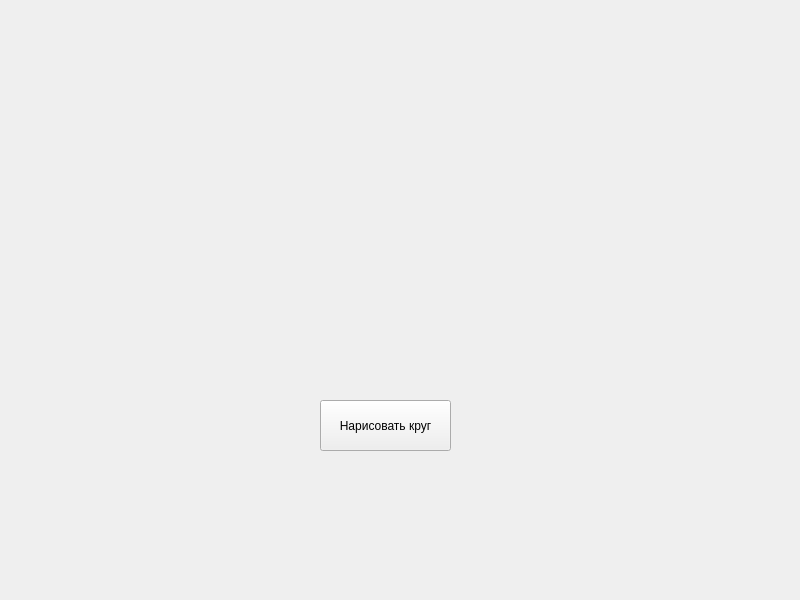
<?xml version="1.0" encoding="UTF-8"?>
<ui version="4.0">
 <class>MainWindow</class>
 <widget class="QMainWindow" name="MainWindow">
  <property name="geometry">
   <rect>
    <x>0</x>
    <y>0</y>
    <width>800</width>
    <height>600</height>
   </rect>
  </property>
  <property name="windowTitle">
   <string>MainWindow</string>
  </property>
  <widget class="QWidget" name="centralwidget">
   <widget class="QPushButton" name="btn">
    <property name="geometry">
     <rect>
      <x>320</x>
      <y>400</y>
      <width>131</width>
      <height>51</height>
     </rect>
    </property>
    <property name="text">
     <string>Нарисовать круг</string>
    </property>
   </widget>
  </widget>
 </widget>
 <resources/>
 <connections/>
</ui>
